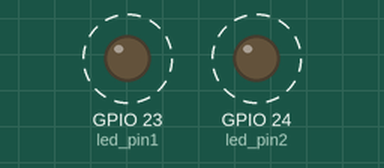
A program run on a simulated Raspberry Pi (BCM pin numbers). Parts: output pins drawn as LEDs (lit = HIGH). Dashed ring = blinking.

Above: at 0.4 s.
Timing chart, 0 to 5.1 s (numbered marks = the images above):
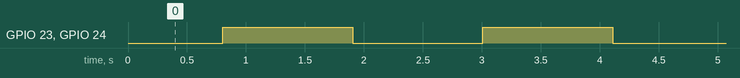

Measured:
- by itself, GPIO 23 (led_pin1), GPIO 24 (led_pin2): alternates HIGH for 1.1 s and LOW for 1.1 s
- by itself, everything shown: repeats every 4.4 s, in 14 steps

The program:

led_quiz_01.py
```python
# Created on Heesung의 iPad.

import RPi.GPIO as GPIO
import time

GPIO.setmode(GPIO.BCM)

# 불필요한 warning 제거
GPIO.setwarnings(False)

led_pin1 = 23
led_pin2 = 24

GPIO.setup(led_pin1, GPIO.OUT)
GPIO.setup(led_pin2, GPIO.OUT)

try:
    while True:
        for t_high in range(0, 11):
            cnt = 0 # cnt 변수 선언 후, 0으로 초기화
            while True:
                GPIO.output(led_pin1, True)
                GPIO.output(led_pin2, True)
                time.sleep(t_high * 0.001)
                GPIO.output(led_pin1, False)
                GPIO.output(led_pin2, False)
                time.sleep((10-t_high)*0.001)

                cnt += 1
                if cnt == 10:
                    break

        for t_high in range(10, -1, -1):
            cnt = 0
            while True:
                GPIO.output(led_pin1, True)
                GPIO.output(led_pin2, True)
                time.sleep(t_high * 0.001)
                GPIO.output(led_pin1, False)
                GPIO.output(led_pin2, False)
                time.sleep((10-t_high)*0.001)

                cnt += 1
                if cnt == 10:
                    break

except KeyboardInterrupt:
    pass

GPIO.cleanup()
```
